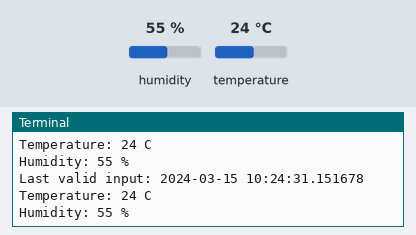
This program was run on a simulated Raspberry Pi (header pin numbers). Shown: the last lines printed to the terminal. The test bench sets the inputs (shaded band); at power-on: humidity 55 %, temperature 24 °C. The clock reads 2024-03-15 10:24:30 at power-on unless the program sets it.

Above: at 1.2 s.
1.3 s: humidity set to 22 %
At 2.6 s:
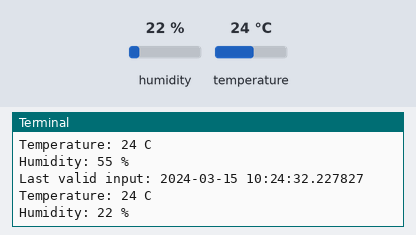
2.8 s: temperature set to 12 °C
At 4.1 s:
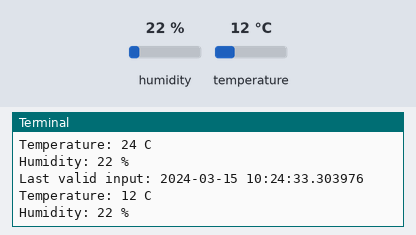
4.3 s: humidity set to 40 %
At 5.3 s:
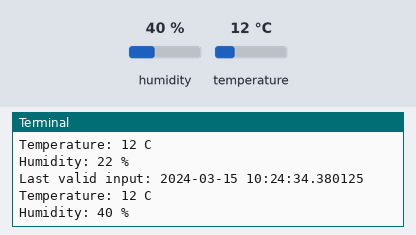
Timing chart, 0 to 7.3 s (numbered marks = the images above; inputs shaded):
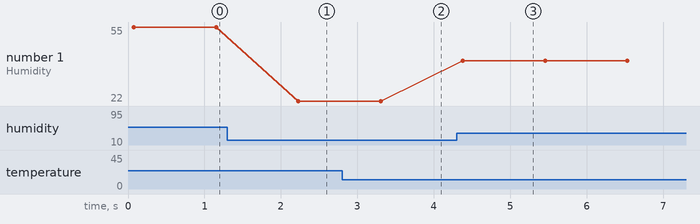

Measured:
- after the input at 1.3 s, the terminal: prints a new line after 0.93 s (image 1)
- after the input at 2.8 s, the terminal: prints a new line after 0.50 s (image 2)
- after the input at 4.3 s, the terminal: prints a new line after 0.08 s (image 3)
- plotted number 1: 55 → 22 after the input at 1.3 s, 22 → 40 after the input at 4.3 s

The program:

temperature_humidity.py
```python
import RPi.GPIO as GPIO
import dht11
import time
import datetime

# initialize GPIO
GPIO.setwarnings(False)
GPIO.setmode(GPIO.BOARD)
GPIO.cleanup()

# read data using pin 22
instance = dht11.DHT11(pin=22)

while True:
    result = instance.read()
    if result.is_valid():
        print("Last valid input: " + str(datetime.datetime.now()))
        print("Temperature: %d C" % result.temperature)
        print("Humidity: %d %%" % result.humidity)

    time.sleep(1)
```
